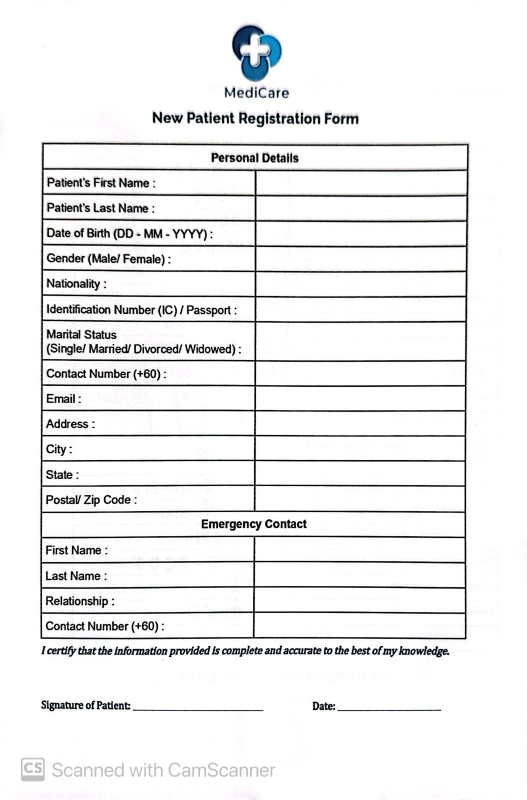
#> input picture HTR_ICROP_Integrated/src/Form_Template.jpg, 1054 x 1600 px, found by its file name (shown at 1/2 size)
$ python AHIS_CropModel1.py
#> lines starting #> are read from the running program, lines starting #| are printed output that depends on the picture
import cv2
import numpy as np
import os


def crop():
    # Load the template image (reference form)
    template_image_path = r"C:\Users\Eunice Lee\OneDrive - Monash University\Desktop\HTR Model\SimpleHTR-master\src\Form_Template.jpg"
    template_image = cv2.imread(template_image_path, cv2.IMREAD_GRAYSCALE)
#> template_image: shape (1600, 1054); min 0, max 255, mean 237.7
    if template_image is None:
        raise ValueError(f"Template image not found at {template_image_path}")

    # Load the filled form image (scanned form from patient)
    filled_image_path = r"C:\Users\Eunice Lee\OneDrive - Monash University\Desktop\HTR Model\SimpleHTR-master\src\Form_UpperCase2.jpg"
    filled_image = cv2.imread(filled_image_path, cv2.IMREAD_GRAYSCALE)
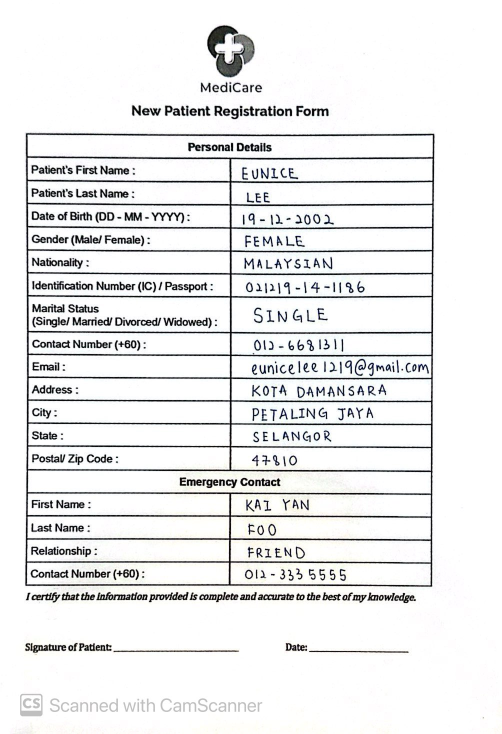
#> input picture Pure_ICROP_Model/patient_forms/Form_UpperCase2.jpg, 1004 x 1468 px, found by its file name (shown at 1/2 size)
#> filled_image: shape (1468, 1004); min 0, max 255, mean 234.8
    if filled_image is None:
        raise ValueError(f"Filled image not found at {filled_image_path}")

    # Resize filled image to match template dimensions
    template_height, template_width = template_image.shape
#> template_height = 1600; template_width = 1054
    filled_image = cv2.resize(filled_image, (template_width, template_height))
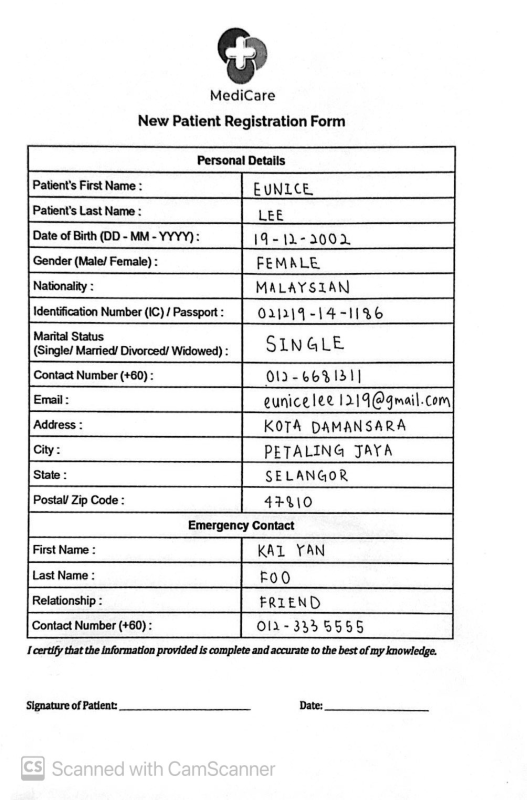
#> filled_image: shape (1600, 1054) (shown at 1/2 size); min 0, max 255, mean 234.7

    # Detect keypoints and descriptors using ORB detector
    orb = cv2.ORB_create()
    keypoints_template, descriptors_template = orb.detectAndCompute(template_image, None)
#> keypoints_template = 500 keypoints; strongest (x, y, size): (306, 752, 31), (441, 619, 31), (302, 1256, 31), (456, 702, 31)
    keypoints_filled, descriptors_filled = orb.detectAndCompute(filled_image, None)
#> keypoints_filled = 500 keypoints; strongest (x, y, size): (86, 1250, 37.2), (822, 1307, 31), (185, 1200, 31), (192, 1250, 31)

    # Match descriptors using BFMatcher
    bf = cv2.BFMatcher(cv2.NORM_HAMMING, crossCheck=True)
    matches = bf.match(descriptors_template, descriptors_filled)
#> matches = 213 matches
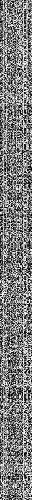
#> descriptors_template: shape (500, 32); min 0, max 255, mean 124.4

    # Sort matches based on distance
    matches = sorted(matches, key=lambda x: x.distance)

    # Use homography to align the filled image with the template
    if len(matches) >= 4:
        src_pts = np.float32([keypoints_template[m.queryIdx].pt for m in matches]).reshape(-1, 2)
#> src_pts = 213 pairs, first value 83.52 to 928, second value 111.1 to 1418
        dst_pts = np.float32([keypoints_filled[m.trainIdx].pt for m in matches]).reshape(-1, 2)
#> dst_pts = 213 pairs, first value 56.16 to 864, second value 132.6 to 1417

        # Compute the homography matrix
        matrix, _ = cv2.findHomography(dst_pts, src_pts, cv2.RANSAC, 5.0)
#> matrix = [[1, -0.00442, 29.12], [-1.03e-05, 1, -5.91], [4.43e-06, -4.77e-06, 1]]
        aligned_image = cv2.warpPerspective(filled_image, matrix, (template_width, template_height))
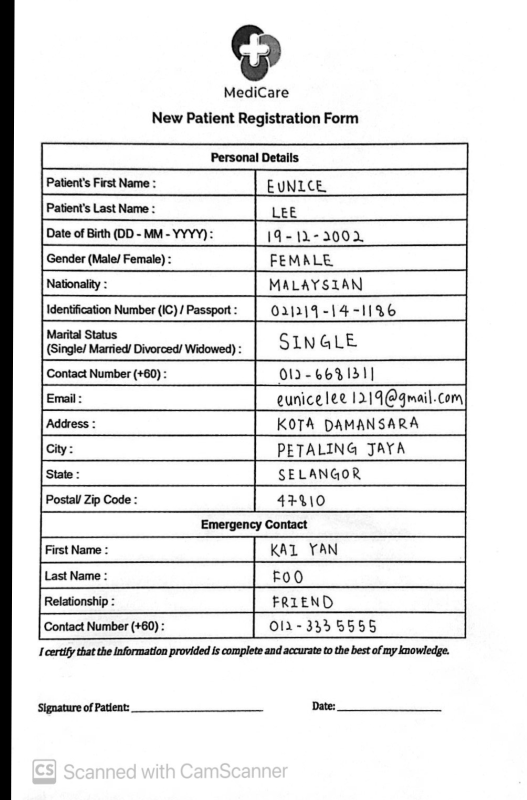
#> aligned_image: shape (1600, 1054) (shown at 1/2 size); min 0, max 255, mean 228.4

        # Define the field coordinates for cropping
        fields_coordinates_adjusted = {
            'FirstName': (820, 546, 672, 76),
            'LastName': (820, 630, 670, 74),
            'BirthDate': (822, 710, 666, 74),
            'Gender': (820, 790, 666, 74),
            'Nationality': (822, 872, 662, 72),
            'IC_Passport': (822, 952, 660, 70),
            'MaritalStatus': (824, 1034, 656, 114),
            'PhoneNo': (820, 1158, 662, 70),
            'Email': (820, 1238, 660, 68),
            'Address': (822, 1318, 658, 68),
            'City': (820, 1396, 660, 70),
            'State': (822, 1476, 660, 70),
            'ZipCode': (822, 1560, 654, 66),
            'EC_FirstName': (822, 1722, 654, 66),
            'EC_LastName': (822, 1800, 654, 69),
            'Relationship': (822, 1887, 654, 60),
            'EC_ContactNo': (819, 1962, 654, 69)
        }

        # Extract the filled image filename (without extension) to use as directory name
        filled_image_filename = os.path.splitext(os.path.basename(filled_image_path))[0]
        save_directory = os.path.join(
            r'C:\Users\Eunice Lee\OneDrive - Monash University\Desktop\HTR Model\SimpleHTR-master\data',
            filled_image_filename)

        # Create directory if it does not exist
        if not os.path.exists(save_directory):
            os.makedirs(save_directory)

        # Log file to store cropped field paths
        log_file_path = os.path.join(save_directory, 'cropped_fields_log.txt')
        with open(log_file_path, 'w') as log_file:
            # Loop through the coordinates and crop each field
            for field_name, (x, y, w, h) in fields_coordinates_adjusted.items():
                cropped_field = aligned_image[y:y + h, x:x + w]
                cropped_image_path = os.path.join(save_directory, f'{field_name}.jpg')
                cv2.imwrite(cropped_image_path, cropped_field, [int(cv2.IMWRITE_JPEG_QUALITY), 95])

                # Log the path of the saved image
                log_file.write(f'{field_name}: {cropped_image_path}\n')
#> this loop made 17 passes
#> pass 1, in crop, `cropped_field = aligned_image[y:y + h, x:x + w]`:
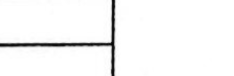
#> cropped_field: shape (76, 234); min 2, max 255, mean 246.5
#> pass 2, in crop, `cropped_field = aligned_image[y:y + h, x:x + w]`:
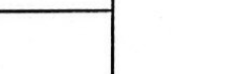
#> cropped_field: shape (74, 234); min 2, max 255, mean 246
#> pass 3, in crop, `cropped_field = aligned_image[y:y + h, x:x + w]`:
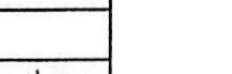
#> cropped_field: shape (74, 232); min 3, max 255, mean 240.5

        print(f"Cropping completed successfully. Images saved in directory: {save_directory}")
#> (printed output is left out)
    else:
        print("Not enough matches found to align images.")


# Run the crop function
if __name__ == "__main__":
    crop()
